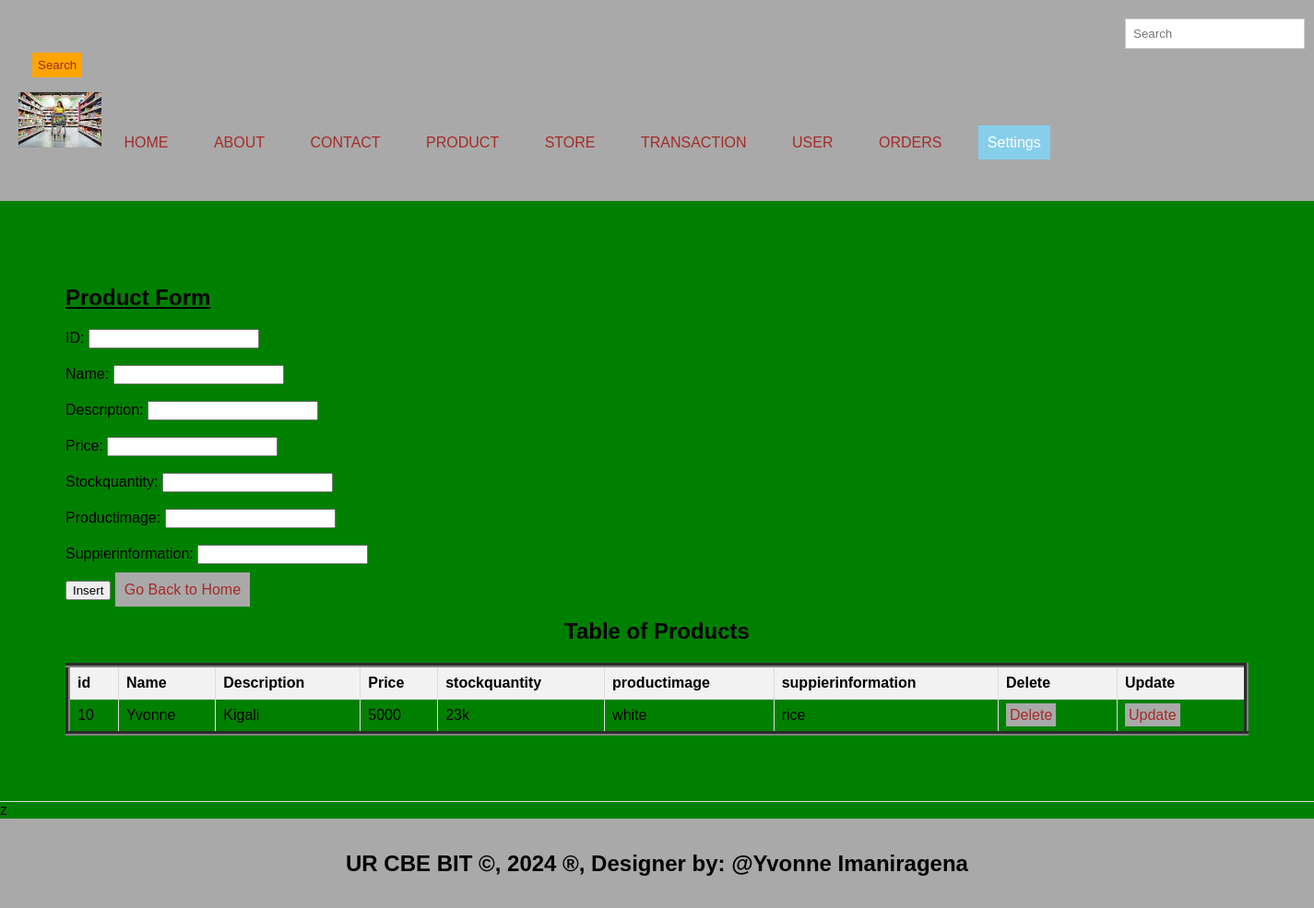
Screenshot of /222010062ImaniragenaYvonne/Product.php with the database file from the repository.
### tables this page shows
CREATE TABLE `product` (
  `Product_id` int(10) NOT NULL,
  `Name` varchar(220) DEFAULT NULL,
  `Description` varchar(220) DEFAULT NULL,
  `Price` varchar(220) DEFAULT NULL,
  `StockQuantity` varchar(220) DEFAULT NULL,
  `ProductImage` varchar(220) DEFAULT NULL,
  `SuppierInformation` varchar(220) DEFAULT NULL
);

### 222010062ImaniragenaYvonne/Product.php (the view, shortened to what this page needs)
<!DOCTYPE html>
<html lang="en">
<head>
  <link rel="stylesheet" type="text/css" href="style.css" title="style 1" media="screen, tv, projection, handheld, print"/>
  </head>
  <header>
<body bgcolor="green">
  <form class="d-flex" role="search" action="search.php">
      <input class="form-control me-2" type="search" placeholder="Search" aria-label="Search" name="query">
      <button class="btn btn-outline-success" type="submit">Search</button>
    </form>
  <ul style="list-style-type: none; padding: 0;">
    <li style="display: inline; margin-right: 10px;">
    <img src="./Images/store.AVIF" width="90" height="60" alt="Logo">
  </li>
    <li style="display: inline; margin-right: 10px;"><a href="./home.html">HOME</a>
  </li>
    <li style="display: inline; margin-right: 10px;"><a href="./about.html">ABOUT</a>
  </li>
    <li style="display: inline; margin-right: 10px;"><a href="./contact.html">CONTACT</a>
  </li>
    <li style="display: inline; margin-right: 10px;"><a href="./product.php">PRODUCT</a>
  </li>
    <li style="display: inline; margin-right: 10px;"><a href="./store.php">STORE</a>
  </li>
    <li style="display: inline; margin-right: 10px;"><a href="./transaction.php">TRANSACTION</a>
  </li>
    <li style="display: inline; margin-right: 10px;"><a href="./Users.php">USER</a>
  </li>
    <li style="display: inline; margin-right: 10px;"><a href="./order.php">ORDERS</a>
  </li>
    <li class="dropdown" style="display: inline; margin-right: 10px;">
      <a href="#" style="padding: 10px; color: white; background-color: skyblue; text-decoration: none; margin-right: 15px;">Settings</a>
    </li><br><br>
  </ul>
</header>
<section>
    <h1><u> Product Form </u></h1>
   <form method="post" onsubmit="return confirmInsert();">
        <label for="id">ID:</label>
        <input type="number" id="id" name="id"><br><br>
        <label for="name"> Name:</label>
        <input type="text" id="name" name="name" required><br><br>
        <label for="description"> Description:</label>
        <input type="text" id="description" name="description" required><br><br>
        <label for="price"> Price:</label>
        <input type="number" id="price" name="price" required><br><br>
        <label for="stockquantity"> Stockquantity:</label>
        <input type="number" id="stockquantity" name="stockquantity" required><br><br>
        <label for="Productimage"> Productimage:</label>
        <input type="text" id="Productimage" name="Productimage" required><br><br>
        <label for="Suppierinformation"> Suppierinformation:</label>
        <input type="text" id="Suppierinformation" name="Suppierinformation" required><br><br>
        <input type="submit" name="add" value="Insert">
        <a href="./home.html">Go Back to Home</a>
   </form>
<!DOCTYPE html>
<html>
<head>
</head>
<body>
    <center><h2>Table of Products</h2></center>
    <table border="5">
        <tr>
            <th>id</th>
            <th> Name</th>
            <th>Description</th>
            <th>Price</th>
            <th>stockquantity</th>
            <th> productimage</th>
            <th>suppierinformation</th>
            <th>Delete</th>
            <th>Update</th>
        </tr>
        <?php
        $host = "localhost";
        $user = "root";
        $pass = "";
        $database = "online_store_management_system";
        $connection = new mysqli($host, $user, $pass, $database);
        $sql = "SELECT * FROM Product";
        $result = $connection->query($sql);
        if ($result->num_rows > 0) {
            while ($row = $result->fetch_assoc()) {
                $Product_id = $row['Product_id'];
                echo "<tr>
                    <td>" . $row['Product_id'] . "</td>
                    <td>" . $row['Name'] . "</td>
                    <td>" . $row['Description'] . "</td>
                    <td>" . $row['Price'] . "</td>
                    <td>" . $row['StockQuantity'] . "</td>
                    <td>" . $row['ProductImage'] . "</td>
                    <td>" . $row['SuppierInformation'] . "</td>
                    <td><a style='padding:4px' href='delete_product.php?Product_id=$Product_id'>Delete</a></td>
                    <td><a style='padding:4px' href='update_product.php?Product_id=$Product_id'>Update</a></td>
                </tr>";
            }
        } else {
            echo "<tr><td colspan='6'>No data found</td></tr>";
        }
        ?>
    </table>
</body>
    </section>
z
<footer>
  <center>
    <b><h2>UR CBE BIT &copy, 2024 &reg, Designer by: @Yvonne Imaniragena</h2></b>
  </center>
</footer>
</body>
</html>

### 222010062ImaniragenaYvonne/style.css (style rules this page uses)
body { font-family: Arial, sans-serif; margin: 0; padding: 0; }
.form-control { padding: 8px; margin-left: 4px; border: 1px solid #ccc; }
.btn { padding: 6px; background-color: orange; color: brown; border: none; }
.dropdown { position: relative; display: inline; margin-right: 10px; }
body { font-family: Arial,sans-serif; margin:0; padding:0; }
header { background-color:darkgray; padding: 20px; }
.dropdown { position: right; display:right; direction:rtl; }
section { padding:28px; border-bottom: 1px solid #ddd; }
footer { text-align: center; padding: 15px; background-color:darkgray; }

### 222010062ImaniragenaYvonne/Product.php (style rules this page uses)
a { padding: 10px; color: white; background-color: darkgray; text-decoration: none; margin-right: 15px; }
a:link { color: brown; }
button.btn { margin-left: 15px; margin-top: 4px; }
input.form-control { margin-left: 1200px; padding: 8px; }
section { padding:71px; border-bottom: 1px solid #ddd; }
footer { text-align: center; padding: 15px; background-color:darkgray; }
table { width: 100%; border-collapse: collapse; }
th, td { border: 1px solid #ddd; padding: 8px; text-align: left; }
th { background-color: #f2f2f2; }

### rows the page displays
product: Product_id "10", Name "Yvonne", Description "Kigali", Price "5000", StockQuantity "23k", ProductImage "white", SuppierInformation "rice"
